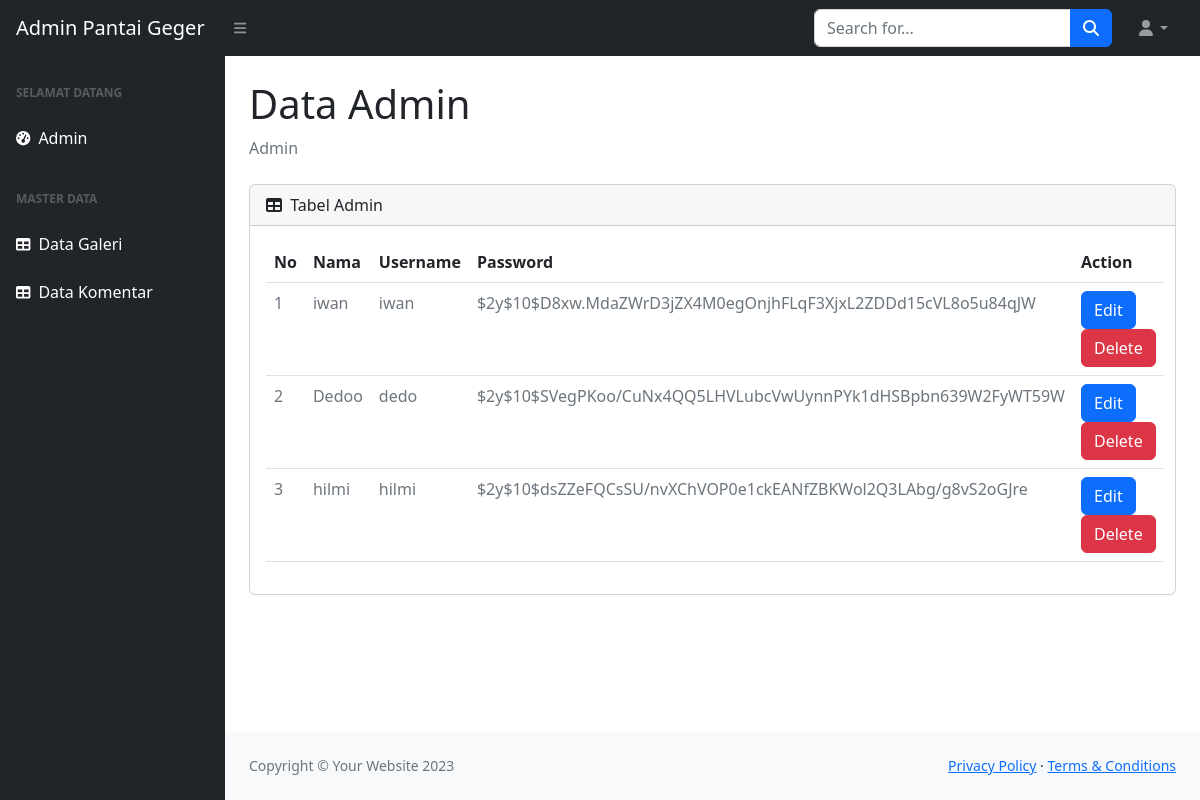
/index.php/c_admin, run on the app's committed database.
### tables this page shows
CREATE TABLE `tb_user` (
  `id_user` int(11) NOT NULL,
  `username` varchar(100) NOT NULL,
  `password` varchar(100) NOT NULL,
  `nama` varchar(200) NOT NULL
);

### application/controllers/C_admin.php (called while the page is built, shortened)
<?php
class C_admin extends CI_Controller
{
    public function __construct()
    {
        $this->load->model('M_admin');
    }
    public function index()
    {
        $data = [
            'admin' => $this->M_admin->get_all(),
        ];
        $this->load->view('vw_user/header');
        $this->load->view('vw_user/navbar');
        $this->load->view('vw_user/admin/v_admin', $data);
        $this->load->view('vw_user/footer');
    }
}

### index.php (called while the page is built, shortened)
<?php
require_once BASEPATH.'core/CodeIgniter.php';

### application/models/M_admin.php (called while the page is built, shortened)
<?php
class M_admin extends CI_Model
{
    public function get_all()
    {
        $query = $this->db->get('tb_user')->result_array();
        return $query;
    }
}

### application/views/vw_user/admin/v_admin.php (the view)
<div id="layoutSidenav_content">
    <main>
        <div class="container-fluid px-4">
            <h1 class="mt-4">Data Admin</h1>
            <ol class="breadcrumb mb-4">
                <li class="breadcrumb-item active">Admin</li>
            </ol>
            <div class="card mb-4">
                <div class="card-header">
                    <i class="fas fa-table me-1"></i>
                    Tabel Admin
                </div>
                <div class="card-body">
                    <table class="table" id="datatablesSimple">
                        <thead>
                            <tr>
                                <th>No</th>
                                <th>Nama</th>
                                <th>Username</th>
                                <th>Password</th>
                                <th>Action</th>
                            </tr>
                        </thead>
                        <tbody>
                            <tr>
                                <?php
                                  $no = 1;
                                  foreach ($admin as $key) {
                                  ?>
                            <tr>
                                <td class="text-secondary text-xxs font-weight-bold"><?php echo $no++ ?></td>
                                <td class="text-secondary text-xs font-weight-bold"><?php echo $key['nama'] ?>
                                </td>
                                <td class="text-secondary text-xs font-weight-bold"><?php echo $key['username'] ?>
                                </td>
                                <td class="text-secondary text-xs font-weight-bold"><?php echo $key['password'] ?></td>
                                <td>
                                    <a class="btn btn-primary" href="">Edit</a>
                                    <a class="btn btn-danger" href="">Delete</a>
                                </td>
                            </tr>
                        <?php
                                  }
                          ?>
                        </tr>
                        </tbody>
                    </table>
                </div>
            </div>
        </div>
    </main>

### data on the page
tb_user: nama "iwan", username "iwan", password "$2y$10$D8xw.MdaZWrD3jZX4M0egOnjhFLqF3XjxL2ZDDd15cVL8o5u84qJW"
tb_user: nama "Dedoo", username "dedo", password "$2y$10$SVegPKoo/CuNx4QQ5LHVLubcVwUynnPYk1dHSBpbn639W2FyWT59W"
tb_user: nama "hilmi", username "hilmi", password "$2y$10$dsZZeFQCsSU/nvXChVOP0e1ckEANfZBKWol2Q3LAbg/g8vS2oGJre"
